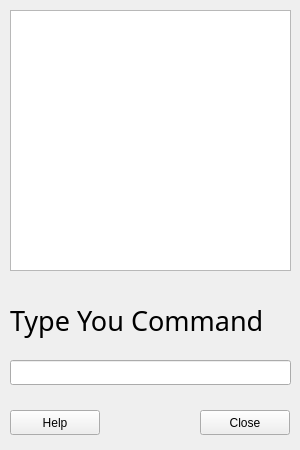
<?xml version="1.0" encoding="UTF-8"?>
<ui version="4.0">
 <class>MainWindow</class>
 <widget class="QMainWindow" name="MainWindow">
  <property name="geometry">
   <rect>
    <x>0</x>
    <y>0</y>
    <width>300</width>
    <height>450</height>
   </rect>
  </property>
  <property name="minimumSize">
   <size>
    <width>300</width>
    <height>450</height>
   </size>
  </property>
  <property name="maximumSize">
   <size>
    <width>300</width>
    <height>450</height>
   </size>
  </property>
  <property name="font">
   <font>
    <family>Ubuntu</family>
   </font>
  </property>
  <property name="windowTitle">
   <string>Rachel</string>
  </property>
  <property name="windowIcon">
   <iconset>
    <normaloff>favicon.ico</normaloff>favicon.ico</iconset>
  </property>
  <widget class="QWidget" name="centralwidget">
   <widget class="QTextBrowser" name="outputs">
    <property name="geometry">
     <rect>
      <x>10</x>
      <y>10</y>
      <width>281</width>
      <height>261</height>
     </rect>
    </property>
   </widget>
   <widget class="QLabel" name="label">
    <property name="geometry">
     <rect>
      <x>10</x>
      <y>300</y>
      <width>281</width>
      <height>41</height>
     </rect>
    </property>
    <property name="font">
     <font>
      <family>Waree</family>
      <pointsize>20</pointsize>
     </font>
    </property>
    <property name="text">
     <string>Type You Command</string>
    </property>
   </widget>
   <widget class="QLineEdit" name="inputs">
    <property name="geometry">
     <rect>
      <x>10</x>
      <y>360</y>
      <width>281</width>
      <height>25</height>
     </rect>
    </property>
   </widget>
   <widget class="QPushButton" name="close">
    <property name="geometry">
     <rect>
      <x>200</x>
      <y>410</y>
      <width>90</width>
      <height>25</height>
     </rect>
    </property>
    <property name="text">
     <string>Close</string>
    </property>
   </widget>
   <widget class="QPushButton" name="help">
    <property name="geometry">
     <rect>
      <x>10</x>
      <y>410</y>
      <width>90</width>
      <height>25</height>
     </rect>
    </property>
    <property name="text">
     <string>Help</string>
    </property>
   </widget>
  </widget>
 </widget>
 <resources/>
 <connections>
  <connection>
   <sender>close</sender>
   <signal>clicked()</signal>
   <receiver>MainWindow</receiver>
   <slot>close()</slot>
   <hints>
    <hint type="sourcelabel">
     <x>244</x>
     <y>472</y>
    </hint>
    <hint type="destinationlabel">
     <x>149</x>
     <y>249</y>
    </hint>
   </hints>
  </connection>
  <connection>
   <sender>help</sender>
   <signal>clicked()</signal>
   <receiver>help</receiver>
   <slot>deleteLater()</slot>
   <hints>
    <hint type="sourcelabel">
     <x>54</x>
     <y>472</y>
    </hint>
    <hint type="destinationlabel">
     <x>54</x>
     <y>472</y>
    </hint>
   </hints>
  </connection>
 </connections>
</ui>
